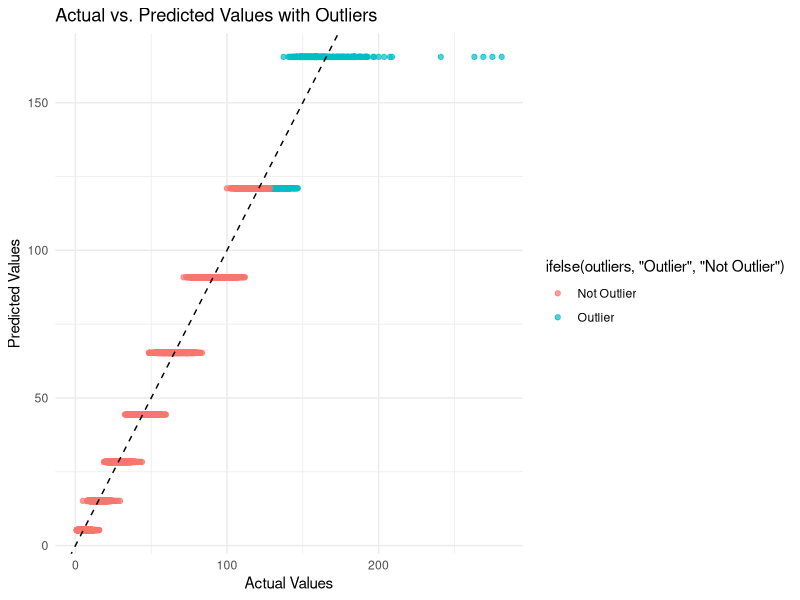
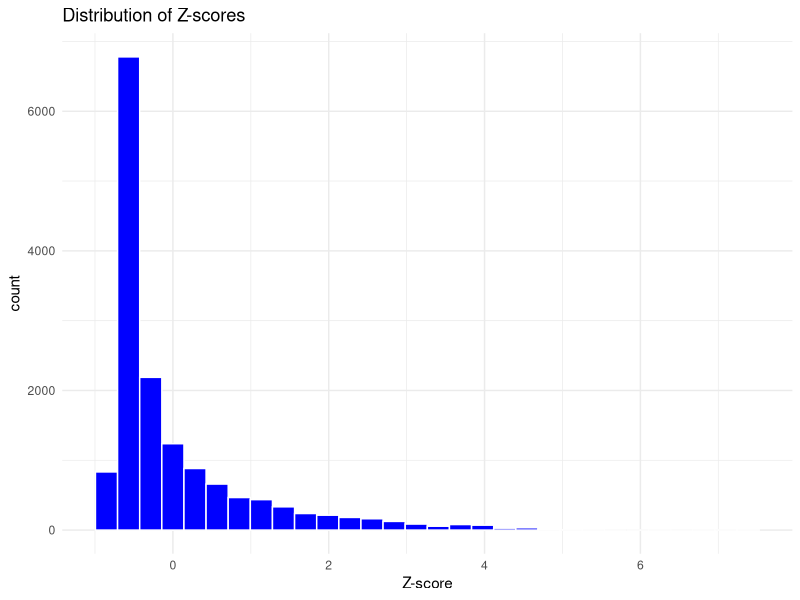
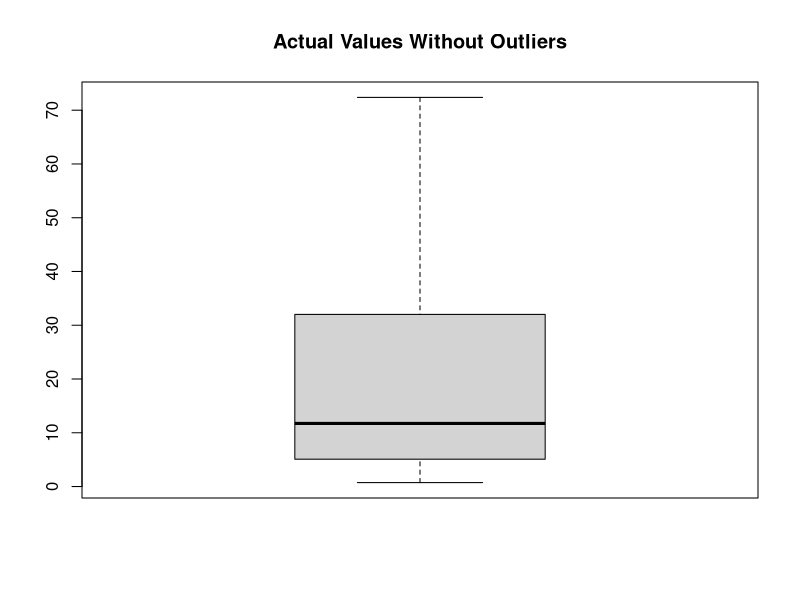

Write the R code that produced these figures, in order.
install.packages(c("rpart", "ggplot2"))
library(rpart)
library(ggplot2)

# Read the data and the set working directory
setwd("C:/Users/Surface/Documents/Machine Learning 1")
data <- read.csv("mortality_life_expectancy.csv")

# Summary Statistics for further evaluation
str(data)
summary(data)

# Extraction process
predictors <- data[, c("infant_mortality", "infant_mortality_male")]
target <- data$infant_mortality_female

# Fit the decision tree model
decision_tree_model <- rpart(infant_mortality_female ~ infant_mortality + infant_mortality_male, data = data)

# Creating data frame
new_data <- data.frame(infant_mortality = c(3.76, 3.61), infant_mortality_male = c(4.14, 3.93))
predictions <- predict(decision_tree_model, new_data)

# Print Model with details
printcp(decision_tree_model)
print(new_data)
print(predictions)

# Actual and predicted values
actual_values <- data$infant_mortality_female
predicted_values <- predict(decision_tree_model)

# Calculate Z-scores
z_scores <- scale(actual_values)

# Define threshold
outlier_threshold <- 3
outliers <- abs(z_scores) > outlier_threshold

# Handle Outliers
data$infant_mortality_female[outliers] <- NA

# Evaluation

ggplot(data, aes(x = actual_values, y = predicted_values)) +
  geom_point(aes(color = ifelse(outliers, "Outlier", "Not Outlier")), alpha = 0.7) +
  geom_abline(intercept = 0, slope = 1, linetype = "dashed", color = "black") +
  labs(title = "Actual vs. Predicted Values with Outliers", x = "Actual Values", y = "Predicted Values") +
  theme_minimal()

# Distribution of z-scores
ggplot(data, aes(x = z_scores)) +
  geom_histogram(fill = "blue", bins = 30, color = "white") +
  labs(title = "Distribution of Z-scores", x = "Z-score") +
  theme_minimal()

# Boxplot without outliers
boxplot(data$infant_mortality_female, main = "Actual Values Without Outliers", outline = FALSE)


